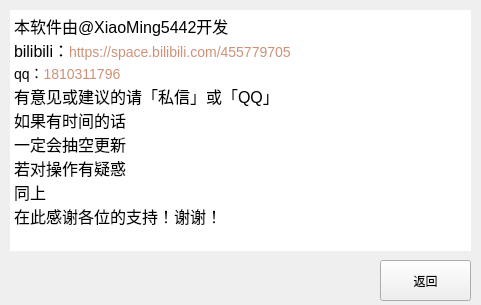
<?xml version="1.0" encoding="UTF-8"?>
<ui version="4.0">
 <class>Form</class>
 <widget class="QWidget" name="Form">
  <property name="geometry">
   <rect>
    <x>0</x>
    <y>0</y>
    <width>481</width>
    <height>305</height>
   </rect>
  </property>
  <property name="windowTitle">
   <string>关于</string>
  </property>
  <property name="styleSheet">
   <string notr="true">QTextBrowser{border:none}</string>
  </property>
  <widget class="QPushButton" name="return_2">
   <property name="geometry">
    <rect>
     <x>380</x>
     <y>260</y>
     <width>91</width>
     <height>41</height>
    </rect>
   </property>
   <property name="text">
    <string>返回</string>
   </property>
  </widget>
  <widget class="QTextBrowser" name="textBrowser">
   <property name="geometry">
    <rect>
     <x>10</x>
     <y>10</y>
     <width>461</width>
     <height>241</height>
    </rect>
   </property>
   <property name="font">
    <font>
     <family>Microsoft YaHei UI</family>
     <pointsize>10</pointsize>
    </font>
   </property>
   <property name="html">
    <string>&lt;!DOCTYPE HTML PUBLIC &quot;-//W3C//DTD HTML 4.0//EN&quot; &quot;http://www.w3.org/TR/REC-html40/strict.dtd&quot;&gt;
&lt;html&gt;&lt;head&gt;&lt;meta name=&quot;qrichtext&quot; content=&quot;1&quot; /&gt;&lt;style type=&quot;text/css&quot;&gt;
p, li { white-space: pre-wrap; }
&lt;/style&gt;&lt;/head&gt;&lt;body style=&quot; font-family:'Microsoft YaHei UI'; font-size:10pt; font-weight:400; font-style:normal;&quot;&gt;
&lt;p style=&quot; margin-top:0px; margin-bottom:0px; margin-left:0px; margin-right:0px; -qt-block-indent:0; text-indent:0px;&quot;&gt;&lt;span style=&quot; font-size:12pt;&quot;&gt;本软件由@XiaoMing5442开发&lt;/span&gt;&lt;/p&gt;
&lt;p style=&quot; margin-top:0px; margin-bottom:0px; margin-left:0px; margin-right:0px; -qt-block-indent:0; text-indent:0px;&quot;&gt;&lt;span style=&quot; font-size:12pt;&quot;&gt;bilibili：&lt;/span&gt;&lt;span style=&quot; font-family:'Consolas','Courier New','monospace'; font-size:14px; color:#ce9178;&quot;&gt;https://space.bilibili.com/455779705&lt;/span&gt;&lt;/p&gt;
&lt;p style=&quot; margin-top:0px; margin-bottom:0px; margin-left:0px; margin-right:0px; -qt-block-indent:0; text-indent:0px;&quot;&gt;&lt;span style=&quot; font-family:'Consolas','Courier New','monospace'; font-size:14px; color:#000000;&quot;&gt;qq：&lt;/span&gt;&lt;span style=&quot; font-family:'Consolas','Courier New','monospace'; font-size:14px; color:#ce9178;&quot;&gt;1810311796&lt;/span&gt;&lt;/p&gt;
&lt;p style=&quot; margin-top:0px; margin-bottom:0px; margin-left:0px; margin-right:0px; -qt-block-indent:0; text-indent:0px;&quot;&gt;&lt;span style=&quot; font-size:12pt;&quot;&gt;有意见或建议的请「私信」或「QQ」&lt;/span&gt;&lt;/p&gt;
&lt;p style=&quot; margin-top:0px; margin-bottom:0px; margin-left:0px; margin-right:0px; -qt-block-indent:0; text-indent:0px;&quot;&gt;&lt;span style=&quot; font-size:12pt;&quot;&gt;如果有时间的话&lt;/span&gt;&lt;/p&gt;
&lt;p style=&quot; margin-top:0px; margin-bottom:0px; margin-left:0px; margin-right:0px; -qt-block-indent:0; text-indent:0px;&quot;&gt;&lt;span style=&quot; font-size:12pt;&quot;&gt;一定会抽空更新&lt;/span&gt;&lt;/p&gt;
&lt;p style=&quot; margin-top:0px; margin-bottom:0px; margin-left:0px; margin-right:0px; -qt-block-indent:0; text-indent:0px;&quot;&gt;&lt;span style=&quot; font-size:12pt;&quot;&gt;若对操作有疑惑&lt;/span&gt;&lt;/p&gt;
&lt;p style=&quot; margin-top:0px; margin-bottom:0px; margin-left:0px; margin-right:0px; -qt-block-indent:0; text-indent:0px;&quot;&gt;&lt;span style=&quot; font-size:12pt;&quot;&gt;同上&lt;/span&gt;&lt;/p&gt;
&lt;p style=&quot; margin-top:0px; margin-bottom:0px; margin-left:0px; margin-right:0px; -qt-block-indent:0; text-indent:0px;&quot;&gt;&lt;span style=&quot; font-size:12pt;&quot;&gt;在此感谢各位的支持！谢谢！&lt;/span&gt;&lt;/p&gt;&lt;/body&gt;&lt;/html&gt;</string>
   </property>
  </widget>
 </widget>
 <resources/>
 <connections/>
</ui>
